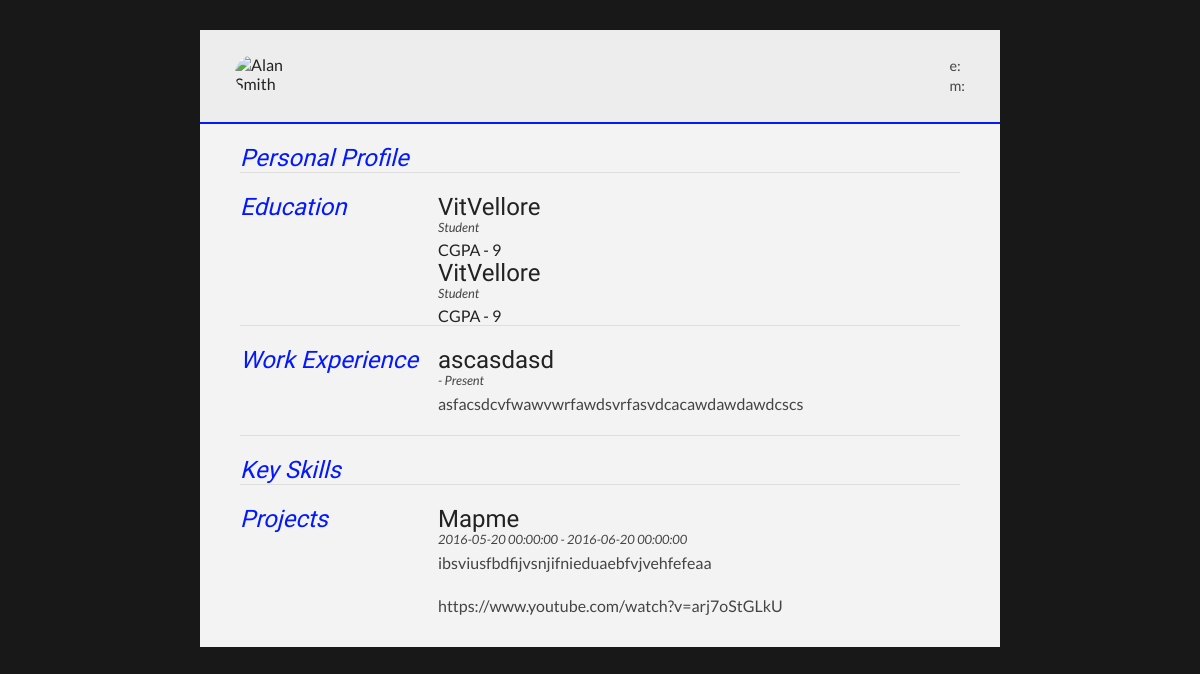
/resume (signed in), run on the app's committed database.
### resume/models.py (models this page shows, shortened)
class education(db.Model):
    id = db.Column(db.Integer, primary_key=True)
    name = db.Column(db.String(100),nullable=False)
    start = db.Column(db.DateTime,nullable=False,default=datetime.utcnow())
    end = db.Column(db.DateTime,nullable=False,default=datetime.utcnow())
    cgpa = db.Column(db.Integer,nullable=False)
    user_id= db.Column(db.Integer,db.ForeignKey('user.id'),nullable=False)

class experience(db.Model):
    id = db.Column(db.Integer, primary_key=True)
    company = db.Column(db.String(100),nullable=False)
    position = db.Column(db.String(100),nullable=False)
    startexp = db.Column(db.DateTime,nullable=False,default=datetime.utcnow())
    endexp = db.Column(db.DateTime,nullable=False,default=datetime.utcnow())
    content = db.Column(db.Text,nullable=False)
    user_id= db.Column(db.Integer,db.ForeignKey('user.id'),nullable=False)

class projects(db.Model):
    id = db.Column(db.Integer, primary_key=True)
    projectname = db.Column(db.String(100),nullable=False)
    startpro = db.Column(db.DateTime,nullable=False,default=datetime.utcnow())
    endpro = db.Column(db.DateTime,nullable=False,default=datetime.utcnow())
    description = db.Column(db.Text,default=None)
    url = db.Column(db.String(100),default=None)
    user_id= db.Column(db.Integer,db.ForeignKey('user.id'),nullable=False)

### resume/routes.py (the view)
@app.route("/resume",methods=["GET","POST"])
@login_required
def resumeview():
    edu = education.query.filter_by(edu=current_user).all()
    exp = experience.query.filter_by(exp=current_user).all()
    pro = projects.query.filter_by(pro=current_user).all()
    usr = userdetails.query.filter_by(details=current_user).first()
    return render_template("resume.html",edu=edu,exp=exp,pro=pro,usr=usr)

### resume/models.py (called while the page is built)
@login_manager.user_loader
def load_user(id):
    return user.query.get(int(id))

### resume/templates/resume.html (shortened to what this page needs)
<!DOCTYPE html>
<html>
<head>
<link type="text/css" rel="stylesheet" href="../static/resume.css">
</head>
<body id="top">
<div id="cv" class="instaFade">
	<div class="mainDetails">
		<div id="headshot" class="quickFade">
			<img src="#" alt="Alan Smith" />
		</div>
		<div id="contactDetails" class="quickFade delayFour">
			<ul>
				<li>e: <a href="#" target="_blank"> {{ usr.email }}</a></li>
				<li>m: {{ usr.phoneno }}</li>
			</ul>
		</div>
	</div>
	<div id="mainArea" class="quickFade delayFive">
		<section>
			<article>
				<div class="sectionTitle">
					<h1>Personal Profile</h1>
				</div>
				<div class="sectionContent">
				</div>
			</article>
		</section>
		<section>
			<div class="sectionTitle">
				<h1>Education</h1>
			</div>
			<div class="sectionContent">
				{% for education in edu %}
				<article>
					<h2>{{ education.name }}</h2>
					<p class="subDetails">Student</p>
					<h3>CGPA - {{ education.cgpa }}</h3>
				</article>
				{% endfor %}
			</div>
		</section>
		<section>
			<div class="sectionTitle">
				<h1>Work Experience</h1>
			</div>
			<div class="sectionContent">
				{%  for experience in exp %}
				<article>
					<h2>{{ experience.company }}</h2>
					<p class="subDetails">{{ exp.startexp }} - Present</p>
					<p>{{ experience.content }}</p>
				</article>
				{% endfor %}
			</div>
		</section>
		<section>
			<div class="sectionTitle">
				<h1>Key Skills</h1>
			</div>
			<div class="sectionContent">
			</div>
		</section>
		<section>
			<div class="sectionTitle">
					<h1>Projects</h1>
			</div>
			<div class="sectionContent">
				{% for project in pro %}
				<article>
					<h2>{{ project.projectname }}</h2>
					<p class="subDetails">{{ project.startpro }} - {{ project.endpro }} </p>
					<p>{{ project.description }}</p>
					<p>{{ project.url }}</p>
				</article>
				{% endfor %}
			</div>
		</section>
	</div>
</div>
</body>
</html>

### resume/static/resume.css (style rules this page uses)
html,body,div,span,object,iframe,h1,h2,h3,h4,h5,h6,p,blockquote,pre,abbr,address,cite,code,del,dfn,em,img,ins,kbd,q,samp,small,strong,sub,sup,var,b,i,dl,dt,dd,ol,ul,li,fieldset,form,label,legend,table,caption,tbody,tfoot,thead,tr,th,td,article,aside,canvas,details,figcaption,figure,footer,header,hgroup,menu,nav,section,summary,time,mark,audio,video { border:0; font:inherit; font-size:100%; margin:0; padding:0; vertical-align:baseline; height: auto; }
article,aside,details,figcaption,figure,footer,header,hgroup,menu,nav,section { display:block; }
html, body { background: #181818; font-family: 'Lato', helvetica, arial, sans-serif; font-size: 16px; color: #222; }
p { font-size: 1em; line-height: 1.4em; margin-bottom: 20px; color: #444; }
#cv { width: 100%; max-width: 800px; background: #f3f3f3; margin: 30px auto; height: auto; }
.mainDetails { padding: 25px 35px; border-bottom: 2px solid #0318fc; background: #ededed; }
#mainArea { padding: 0 40px; }
#headshot { width: 12.5%; float: left; margin-right: 30px; }
#headshot img { width: 100%; height: auto; -webkit-border-radius: 50px; border-radius: 50px; }
#contactDetails { float: right; }
#contactDetails ul { list-style-type: none; font-size: 0.9em; margin-top: 2px; }
#contactDetails ul li { margin-bottom: 3px; color: #444; }
section { border-top: 1px solid #dedede; padding: 20px 0 0; }
section:first-child { border-top: 0; }
section:last-child { padding: 20px 0 10px; }
.sectionTitle { float: left; width: 25%; }
.sectionContent { float: right; width: 72.5%; }
.sectionTitle h1 { font-family: 'Rokkitt', Helvetica, Arial, sans-serif; font-style: italic; font-size: 1.5em; color: #0318fc; }
.sectionContent h2 { font-family: 'Rokkitt', Helvetica, Arial, sans-serif; font-size: 1.5em; margin-bottom: -2px; }
.subDetails { font-size: 0.8em; font-style: italic; margin-bottom: 3px; }
.instaFade { -webkit-animation-name: reset, fade-in; -webkit-animation-duration: 0.5s; -webkit-animation-timing-function: ease-in; -moz-animation-name: reset, fade-in; -moz-animation-duration: 0.5s; -moz-animation-timing-function: ease-in; animation-name: reset, fade-in; animation-duration: 0.5s; animation-timing-function: ease-in; }
.quickFade { -webkit-animation-name: reset, fade-in; -webkit-animation-duration: 0.5s; -webkit-animation-timing-function: ease-in; -moz-animation-name: reset, fade-in; -moz-animation-duration: 0.5s; -moz-animation-timing-function: ease-in; animation-name: reset, fade-in; animation-duration: 0.5s; animation-timing-function: ease-in; }
.delayFour { -webkit-animation-delay: 0, 2s; -moz-animation-delay: 0, 2s; animation-delay: 0, 2s; }
.delayFive { -webkit-animation-delay: 0, 0.5s; -moz-animation-delay: 0, 0.5s; animation-delay: 0, 0.5s; }

### data on the page
education: name "VitVellore", cgpa "9"
education: name "VitVellore", cgpa "9"
experience: company "ascasdasd", content "asfacsdcvfwawvwrfawdsvrfasvdcacawdawdawdcscs"
projects: projectname "Mapme", startpro "2016-05-20 00:00:00", endpro "2016-06-20 00:00:00", description "ibsviusfbdfijvsnjifnieduaebfvjvehfefeaa", url "https://www.youtube.com/watch?v=arj7oStGLkU"
